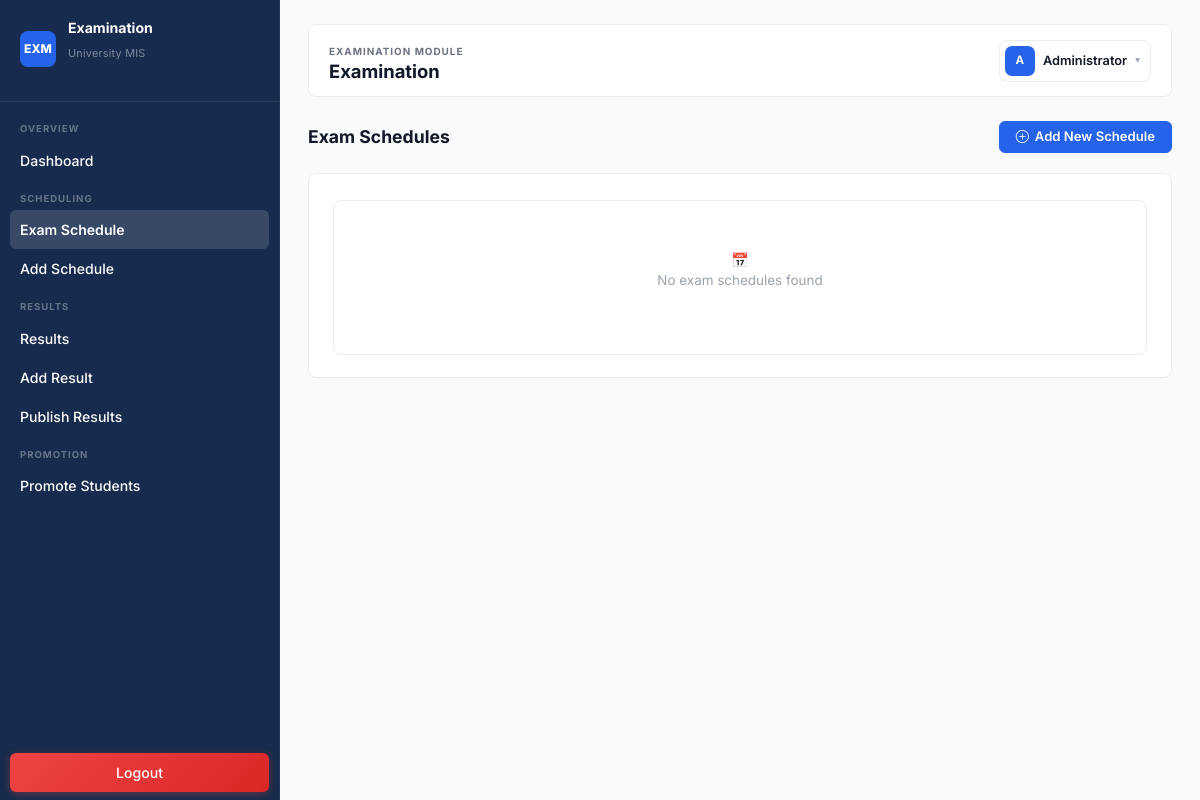
Page /examination/schedule/index.php (signed in) on the earlier database version.
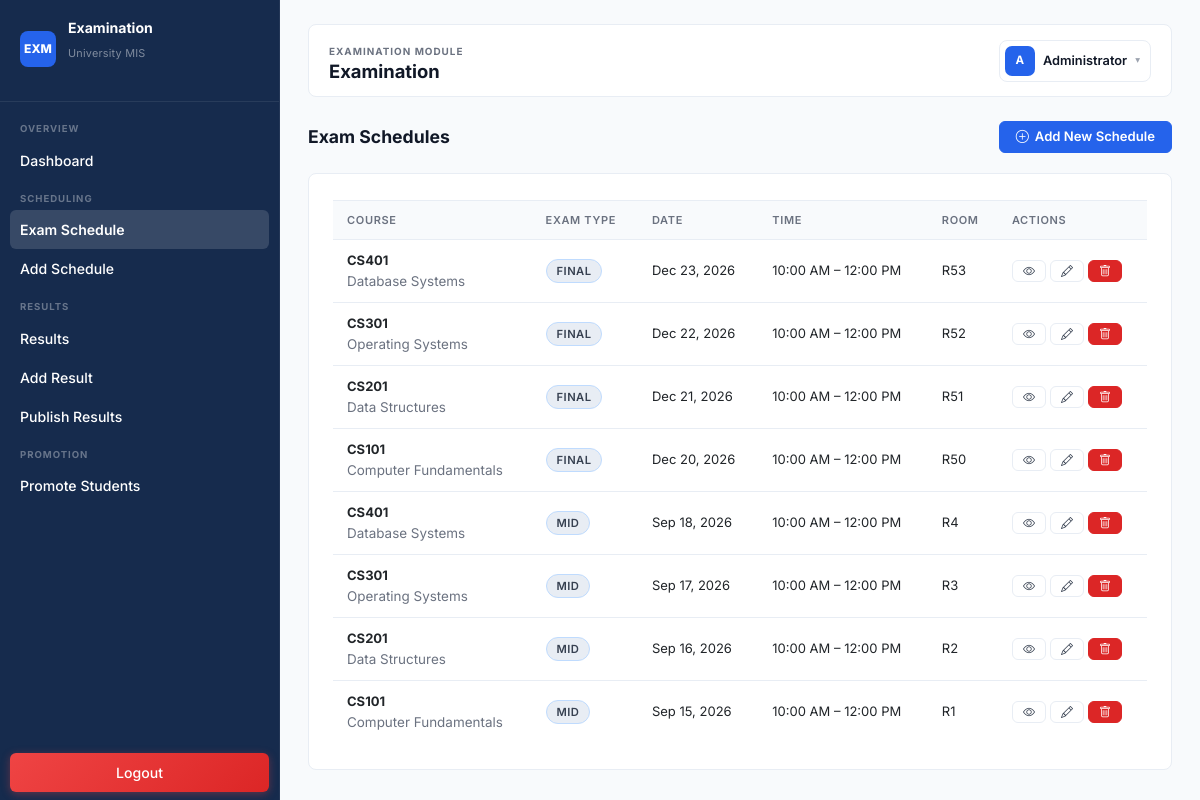
Same page on the later database version.
### tables this page shows
CREATE TABLE `exam_schedules` (
  `exam_id` int(11) NOT NULL,
  `course_id` int(11) NOT NULL,
  `exam_type` varchar(30) NOT NULL,
  `date` date NOT NULL,
  `start_time` time NOT NULL,
  `end_time` time NOT NULL,
  `room` varchar(30) NOT NULL,
  `status` enum('Scheduled','Ongoing','Completed','Cancelled') NOT NULL DEFAULT 'Scheduled',
  `created_at` timestamp NOT NULL DEFAULT current_timestamp()
);

CREATE TABLE `courses` (
  `course_id` int(11) NOT NULL,
  `course_code` varchar(20) NOT NULL,
  `course_name` varchar(100) DEFAULT NULL,
  `course_title` varchar(150) NOT NULL,
  `program_id` int(11) DEFAULT NULL,
  `credit_hours` tinyint(4) NOT NULL DEFAULT 3,
  `description` text DEFAULT NULL,
  `department_id` int(11) DEFAULT NULL,
  `semester_id` int(11) NOT NULL,
  `status` enum('Active','Inactive') NOT NULL DEFAULT 'Active',
  `created_at` timestamp NOT NULL DEFAULT current_timestamp(),
  `semester_name` varchar(40) DEFAULT NULL,
  `teacher_id` int(11) DEFAULT NULL
);

### config/db_connect.php (called while the page is built, shortened)
<?php
$host = "localhost";
$user = "root";
$password = "";
$database = "university_mis";
$conn = mysqli_connect($host, $user, $password, $database);
mysqli_set_charset($conn, "utf8mb4");
if (!function_exists('getConnection')) {
    function getConnection() {
        global $conn;
        return $conn;
    }
}
?>

### examination/models/ExamSchedule.php (called while the page is built, shortened)
<?php
require_once '../../config/db_connect.php';
class ExamSchedule {
    private $conn;
    public function __construct() {
        $this->conn = getConnection();
    }
    public function getAll() {
        $sql = "SELECT es.*, c.course_name, c.course_code, c.credit_hours,
                       p.program_name, p.program_code
                FROM exam_schedules es
                JOIN courses c ON es.course_id = c.course_id
                JOIN programs p ON c.program_id = p.program_id
                ORDER BY es.date DESC, es.start_time DESC";
        $result = $this->conn->query($sql);
        if ($result && $result->num_rows > 0) {
            return $result->fetch_all(MYSQLI_ASSOC);
        }
        return [];
    }
}
?>

### examination/schedule/index.php (the view, shortened to what the changed rows need)
<?php
require_once '../../config/db_connect.php';
require_once '../models/ExamSchedule.php';
include '../includes/header.php';
$model = new ExamSchedule();
$schedules = $model->getAll();
?>
<div class="content-area" id="contentArea">
    <div class="card">
        <div class="card-content">
            <?php if (empty($schedules)): ?>
                <div class="empty-state">
                    <div class="empty-state-icon">&#128197;</div>
                    <p class="empty-state-text">No exam schedules found</p>
                </div>
            <?php else: ?>
                <div class="table-responsive">
                    <table class="data-table datatable" id="scheduleTable">
                        <thead>
                            <tr>
                                <th>Course</th>
                                <th>Exam Type</th>
                                <th>Date</th>
                                <th>Time</th>
                                <th>Room</th>
                                <th>Actions</th>
                            </tr>
                        </thead>
                        <tbody>
                            <?php foreach ($schedules as $schedule): ?>
                                <tr>
                                    <td>
                                        <strong><?php echo htmlspecialchars($schedule['course_code']); ?></strong><br>
                                        <span class="muted"><?php echo htmlspecialchars($schedule['course_name']); ?></span>
                                    </td>
                                    <td>
                                        <?php
                                        $typeColors = [
                                            'mid' => 'background:var(--warning-bg);color:var(--warning);border:1px solid var(--warning-border);',
                                            'final' => 'background:var(--danger-bg);color:var(--danger);border:1px solid var(--danger-border);',
                                            'quiz' => 'background:var(--info-bg);color:var(--accent);border:1px solid var(--info-border);',
                                            'lab' => 'background:#F3E8FF;color:#7c3aed;border:1px solid #DDD6FE;',
                                        ];
                                        $typeStyle = $typeColors[$schedule['exam_type']] ?? 'background:var(--border);color:var(--text);';
                                        ?>
                                        <span class="status-badge" style="<?php echo $typeStyle; ?>">
                                            <?php echo strtoupper(htmlspecialchars($schedule['exam_type'])); ?>
                                        </span>
                                    </td>
                                    <td><?php echo date('M d, Y', strtotime($schedule['date'])); ?></td>
                                    <td>
                                        <?php echo date('h:i A', strtotime($schedule['start_time'])); ?> &ndash;
                                        <?php echo date('h:i A', strtotime($schedule['end_time'])); ?>
                                    </td>
                                    <td><?php echo htmlspecialchars($schedule['room']); ?></td>
                                    <td>
                                        <div style="display:flex;gap:4px;">
                                            <a href="view.php?id=<?php echo $schedule['exam_id']; ?>" class="btn btn-outline" style="padding:4px 10px;font-size:12px;" title="View">
                                                <i class="bi bi-eye"></i>
                                            </a>
                                            <a href="edit.php?id=<?php echo $schedule['exam_id']; ?>" class="btn btn-outline" style="padding:4px 10px;font-size:12px;" title="Edit">
                                                <i class="bi bi-pencil"></i>
                                            </a>
                                            <a href="delete.php?id=<?php echo $schedule['exam_id']; ?>" class="btn btn-danger" style="padding:4px 10px;font-size:12px;" title="Delete"
                                               onclick="return confirm('Are you sure you want to delete this exam schedule?')">
                                                <i class="bi bi-trash"></i>
                                            </a>
                                        </div>
                                    </td>
                                </tr>
                            <?php endforeach; ?>
                        </tbody>
                    </table>
                </div>
            <?php endif; ?>
        </div>
    </div>
</div>
<?php include '../includes/footer.php'; ?>

Differences in the rows shown:
added exam_schedules: course.course_code "CS401", course.course_name "Database Systems", exam_type "FINAL", date "Dec 23, 2026", start_time "10:00 AM", end_time "12:00 PM", room "R53"
added exam_schedules: course.course_code "CS301", course.course_name "Operating Systems", exam_type "FINAL", date "Dec 22, 2026", start_time "10:00 AM", end_time "12:00 PM", room "R52"
added exam_schedules: course.course_code "CS201", course.course_name "Data Structures", exam_type "FINAL", date "Dec 21, 2026", start_time "10:00 AM", end_time "12:00 PM", room "R51"
added exam_schedules: course.course_code "CS101", course.course_name "Computer Fundamentals", exam_type "FINAL", date "Dec 20, 2026", start_time "10:00 AM", end_time "12:00 PM", room "R50"
added exam_schedules: course.course_code "CS401", course.course_name "Database Systems", exam_type "MID", date "Sep 18, 2026", start_time "10:00 AM", end_time "12:00 PM", room "R4"
added exam_schedules: course.course_code "CS301", course.course_name "Operating Systems", exam_type "MID", date "Sep 17, 2026", start_time "10:00 AM", end_time "12:00 PM", room "R3"
now on this page (row edited): exam_schedules: course.course_code "CS201", course.course_name "Data Structures", exam_type "MID", date "Sep 16, 2026", start_time "10:00 AM", end_time "12:00 PM", room "R2"
added exam_schedules: course.course_code "CS101", course.course_name "Computer Fundamentals", exam_type "MID", date "Sep 15, 2026", start_time "10:00 AM", end_time "12:00 PM", room "R1"
Other differences:
text no longer shown: "📅 No exam schedules found"
text now shown: "COURSE EXAM TYPE DATE TIME ROOM ACTIONS"
